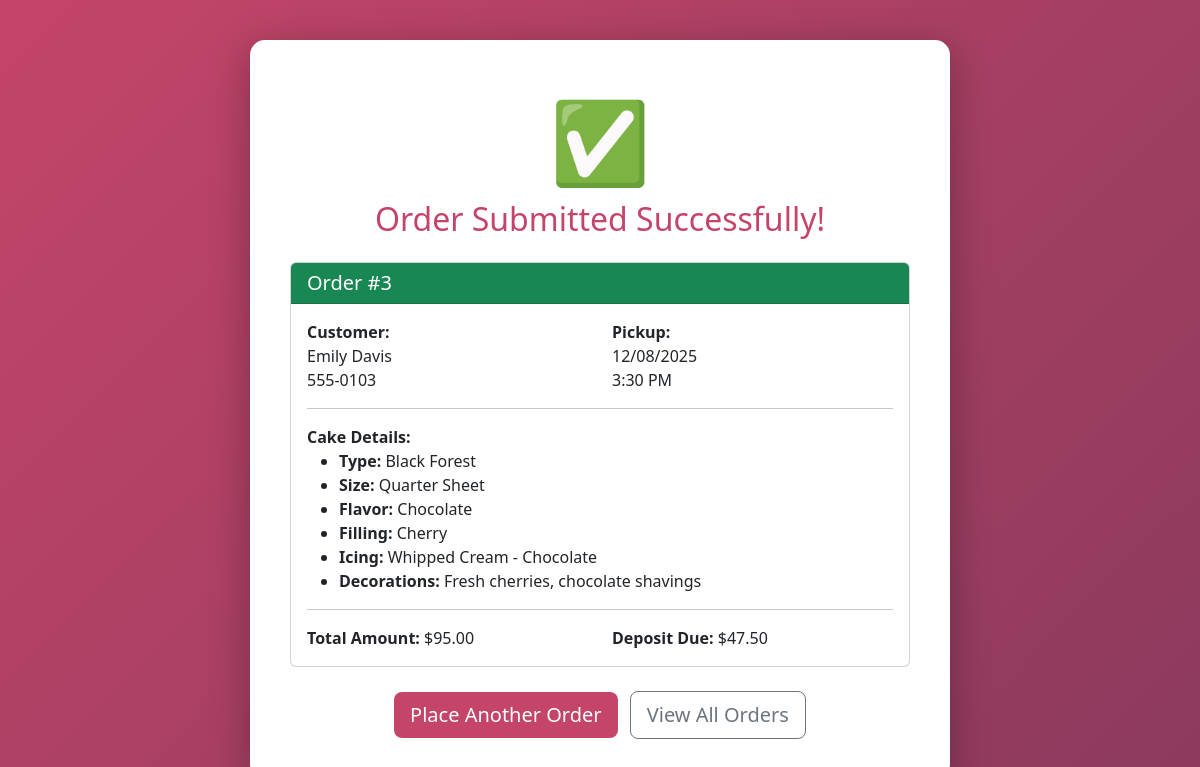
Page /order_success.php?id=3 on the committed database.
### tables this page shows
CREATE TABLE IF NOT EXISTS orders (
    id INT AUTO_INCREMENT PRIMARY KEY,
    
     
    customer_name VARCHAR(150) NOT NULL,
    customer_email VARCHAR(255),
    customer_phone VARCHAR(20) NOT NULL,
    
     
    pickup_date DATE NOT NULL,
    pickup_time TIME NOT NULL,
    
     
    cake_type VARCHAR(100) NOT NULL,
    size VARCHAR(50) NOT NULL,
    flavor VARCHAR(100) NOT NULL,
    filling VARCHAR(100),
    icing_flavor VARCHAR(100) NOT NULL,
    icing_color VARCHAR(50) NOT NULL,
    writing_text VARCHAR(255),
    decorations TEXT,
    
     
    total_amount DECIMAL(10,2) NOT NULL,
    deposit_amount DECIMAL(10,2) DEFAULT 0,
    balance_due DECIMAL(10,2) AS (total_amount - deposit_amount) STORED,
    
     
    status ENUM('pending', 'in_progress', 'ready', 'completed', 'cancelled') DEFAULT 'pending',
    special_instructions TEXT,
    
     
    created_at TIMESTAMP DEFAULT CURRENT_TIMESTAMP,
    updated_at TIMESTAMP DEFAULT CURRENT_TIMESTAMP ON UPDATE CURRENT_TIMESTAMP
);

### db.php (called while the page is built, shortened)
<?php
function format_money($amount) {
    return '$' . number_format($amount, 2);
}
function format_date($date) {
    return date('m/d/Y', strtotime($date));
}
?>

### order_success.php (the view, shortened to what this page needs)
<?php
include 'db.php';
$order_id = isset($_GET['id']) ? intval($_GET['id']) : 0;
$query = "SELECT * FROM orders WHERE id = $order_id";
$result = mysqli_query($conn, $query);
$order = mysqli_fetch_assoc($result);
?>
<!DOCTYPE html>
<html lang="en">
<head>
    <link href="https://cdn.jsdelivr.net/npm/bootstrap@5.3.0/dist/css/bootstrap.min.css" rel="stylesheet">
</head>
<body>
    <div class="container">
        <div class="success-icon">✅</div>
        <h2 class="mb-4">Order Submitted Successfully!</h2>
        <div class="card mb-4">
            <div class="card-header bg-success text-white">
                <h5 class="mb-0">Order #<?php echo $order['id']; ?></h5>
            </div>
            <div class="card-body">
                <div class="row mb-3">
                    <div class="col-md-6">
                        <strong>Customer:</strong><br>
                        <?php echo htmlspecialchars($order['customer_name']); ?><br>
                        <?php echo htmlspecialchars($order['customer_phone']); ?>
                    </div>
                    <div class="col-md-6">
                        <strong>Pickup:</strong><br>
                        <?php echo format_date($order['pickup_date']); ?><br>
                        <?php echo date('g:i A', strtotime($order['pickup_time'])); ?>
                    </div>
                </div>
                <hr>
                <div class="mb-3">
                    <strong>Cake Details:</strong><br>
                    <ul>
                        <li><strong>Type:</strong> <?php echo htmlspecialchars($order['cake_type']); ?></li>
                        <li><strong>Size:</strong> <?php echo htmlspecialchars($order['size']); ?></li>
                        <li><strong>Flavor:</strong> <?php echo htmlspecialchars($order['flavor']); ?></li>
                        <?php if ($order['filling'] != 'None'): ?>
                            <li><strong>Filling:</strong> <?php echo htmlspecialchars($order['filling']); ?></li>
                        <?php endif; ?>
                        <li><strong>Icing:</strong> <?php echo htmlspecialchars($order['icing_flavor']); ?> - <?php echo htmlspecialchars($order['icing_color']); ?></li>
                        <?php if ($order['decorations']): ?>
                            <li><strong>Decorations:</strong> <?php echo htmlspecialchars($order['decorations']); ?></li>
                        <?php endif; ?>
                    </ul>
                </div>
                <hr>
                <div class="row">
                    <div class="col-md-6">
                        <strong>Total Amount:</strong> <?php echo format_money($order['total_amount']); ?>
                    </div>
                    <div class="col-md-6">
                        <strong>Deposit Due:</strong> <?php echo format_money($order['deposit_amount']); ?>
                    </div>
                </div>
            </div>
        </div>
        <div class="text-center">
            <a href="order_form.php" class="btn btn-custom btn-lg me-2">Place Another Order</a>
            <a href="view_orders.php" class="btn btn-outline-secondary btn-lg">View All Orders</a>
        </div>
    </div>
</body>
</html>

### order_success.php (style rules this page uses)
body { background: linear-gradient(135deg, #C44569 0%, #8B3A5E 100%); min-height: 100vh; padding: 20px; }
.container { background: white; border-radius: 15px; padding: 40px; margin-top: 20px; box-shadow: 0 10px 40px rgba(0,0,0,0.3); max-width: 700px; }
.success-icon { font-size: 80px; color: #28a745; text-align: center; }
h2 { color: #C44569; text-align: center; }
.btn-custom { background-color: #C44569; border: none; color: white; }

### rows in the picture
orders: id "3", customer_name "Emily Davis", customer_phone "555-0103", pickup_date "12/08/2025", pickup_time "3:30 PM", cake_type "Black Forest", size "Quarter Sheet", flavor "Chocolate", filling "Cherry", icing_flavor "Whipped Cream", icing_color "Chocolate", decorations "Fresh cherries, chocolate shavings", total_amount "$95.00", deposit_amount "$47.50"
